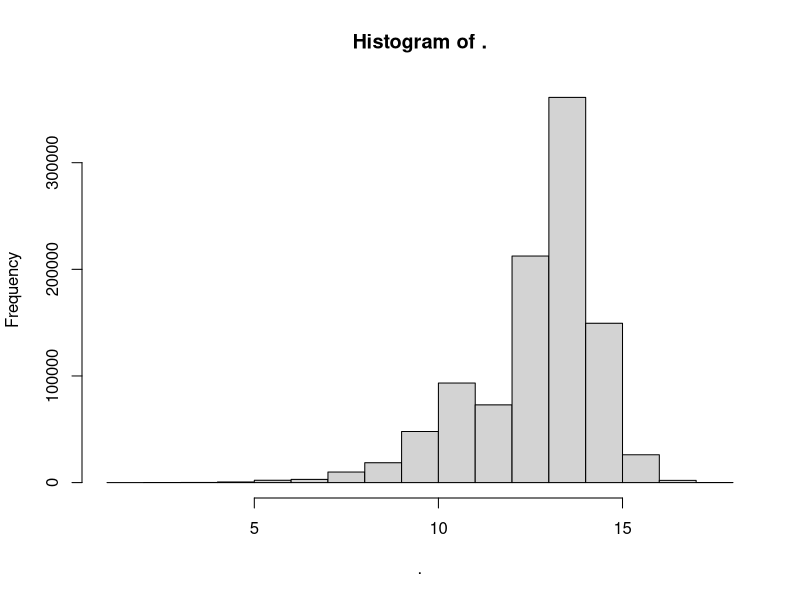

Write R code to recreate this figure.
## ---- chunk 1
knitr::opts_chunk$set(echo = TRUE)
## ---- chunk 2
library(tidyverse)
options(scipen = 999)

df_sound <-
    tibble(unit = c(1:19, 
                    seq(20, 90, by = 10)),
                    #1e3, 1e4, 1e5, 1e6),
           sound = c("one", "two", "three", "four", "five", 
                     "six", "se-ven", "eight", "nine", "ten",
                     "e-le-ven", "twel-ve", "thir-teen", "four-teen", "fif-teen", 
                     "six-teen", "sev-en-teen", "eight-teen", "nine-teen",
                     "twen-ty", "thir-ty", "four-ty", "fif-ty",
                     "six-ty", "seven-ty", "eigh-ty", "nine-ty"))
## ---- chunk 3
all_nums <-
    tibble(number = 1:1e6) %>% 
    #slice(1:100) %>% 
    mutate(d7 = str_sub(number, -7, -7),
           d6 = str_sub(number, -6, -6),
           d5 = case_when((str_sub(number, -5, -4) >= 10 & 
                           str_sub(number, -5, -4) < 20) ~ str_sub(number, -5, -4),
                          TRUE ~ paste0(str_sub(number, -5, -5), 0)),
           d4 = case_when((str_sub(number, -5, -4) >= 10 & str_sub(number, -5, -4) < 20) ~ "0",
                          TRUE ~ str_sub(number, -4, -4)),
           d3 = str_sub(number, -3, -3),
           d2 = case_when((str_sub(number, -2) >= 10 & str_sub(number, -2) < 20) ~ str_sub(number, -2),
                          TRUE ~ paste0(str_sub(number, -2, -2), 0)),
           d1 = case_when((str_sub(number, -2) >= 10 & str_sub(number, -2) < 20) ~ "0",
                          TRUE ~ str_sub(number, -1))) %>% 
    mutate_all(as.integer) %>% 
    mutate(t7 = ifelse(is.na(d7), "", "one mill-i-on"))

get_joins <-
    all_nums %>% 
    left_join(df_sound %>% mutate(sound6 = paste(sound, "hund-red")) %>% select(unit, sound6), by = c("d6" = "unit")) %>% 
    left_join(df_sound %>% select(unit, sound5 = sound), by = c("d5" = "unit")) %>% 
    left_join(df_sound %>% select(unit, sound4 = sound), by = c("d4" = "unit")) %>% 
    left_join(df_sound %>% mutate(sound3 = paste(sound, "hund-red")) %>% select(unit, sound3), by = c("d3" = "unit")) %>% 
    left_join(df_sound %>% select(unit, sound2 = sound), by = c("d2" = "unit")) %>% 
    left_join(df_sound %>% select(unit, sound1 = sound), by = c("d1" = "unit"))

get_joins[5,]

## ---- chunk 4
combine_text <-
    get_joins %>% 
        replace_na(list(sound6 = "",
                    sound5 = "",
                    sound4 = "",
                    sound3 = "",
                    sound2 = "",
                    sound1 = "")) %>% 
    mutate(t_100k = paste(sound6, sound5, sound4) %>% trimws(),
           t_100 = paste(sound3, sound2, sound1) %>% trimws()) %>% 
    mutate(t_100k = ifelse(t_100k == "", "", paste(t_100k, "thous-and")),
           final = 
               paste(t_100k, t_100) %>% 
               trimws(),
           count = str_count(final, "\\s|-") + 1)
## ---- chunk 5

combine_text %>% 
    select(number:d1, #t_100k, t_100, 
           final, count) %>% 
    #slice(1:1000000) %>% 
    .$count %>% #log() %>% 
    hist()

# syllables per second
    sps <- ceiling(sum(combine_text$count[1:100])/25)
    
#totals
    sum(combine_text$count[1:100])/sps # 100 = 274 syllables in 25 seconds, 11 syllables a second
    sum(combine_text$count[1:1e3])/sps/60 # 1K = 5513 syllables in 8.35 min
    sum(combine_text$count[1:1e4])/sps/60/60 # 10K = 83103 syllables in 2.09 hours
    sum(combine_text$count[1:1e5])/sps/60/60 # 100K = 1,020,005 syllables in 26 hours
    sum(combine_text$count[1:1e6])/sps/60/60/24 # 1M = 13,018,000 syllables in 329 hours or 13.7 days

# 1 min rest for every 5 min of speaking, max 8 hours a day
    (sum(combine_text$count[1:1e6])/11/60 # total min (19,724)
        * (6/5) # 6 min for every 5 (23,669 min)
        / 60    # convert to hours (294 hours)
        / 8     # max 8 hours per day (49.3 days)
    )
